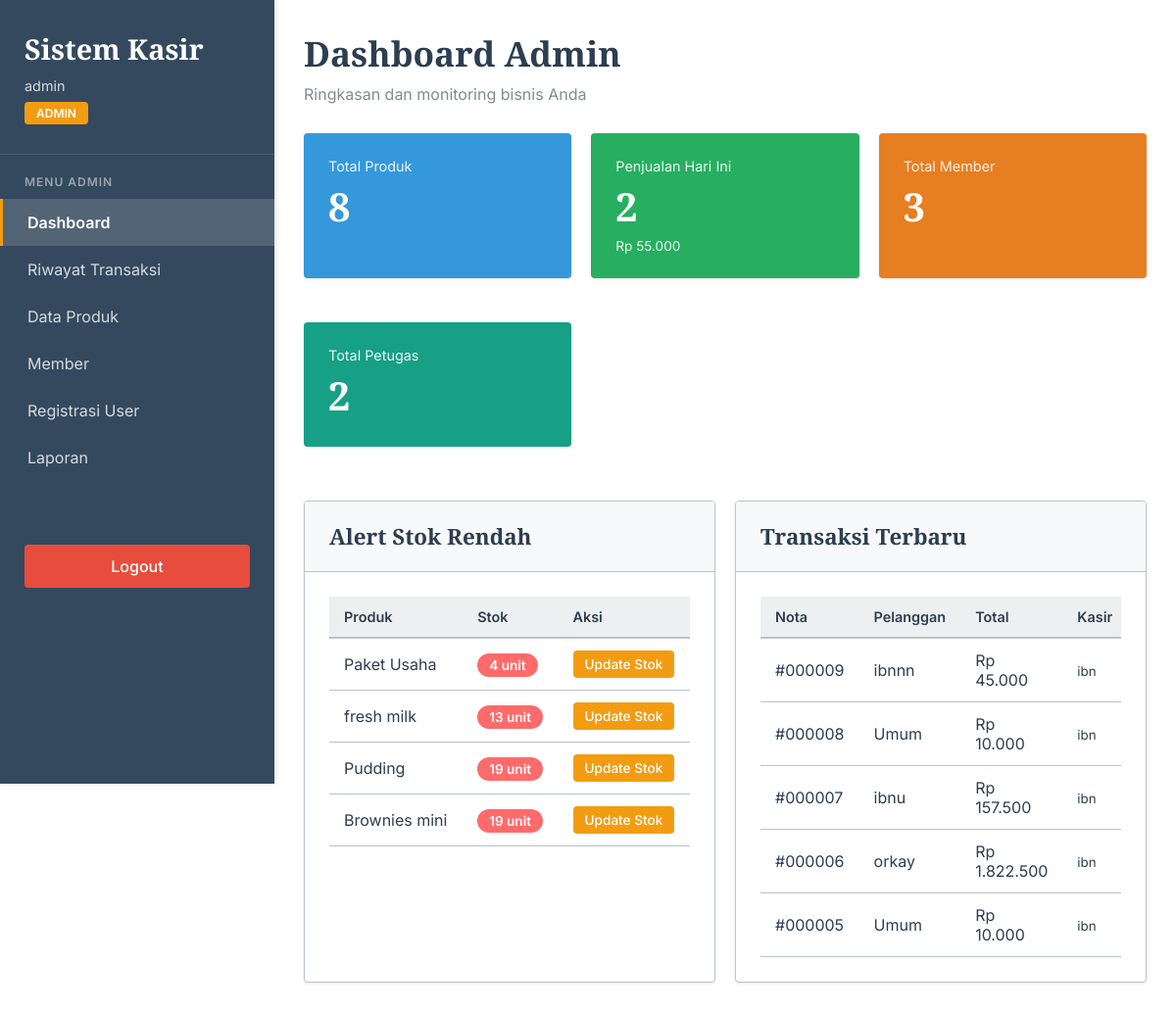
/pages/shared/dashboard.php (signed in), run on the app's committed database.
### tables this page shows
CREATE TABLE `produk` (
  `ProdukID` int(11) NOT NULL,
  `NamaProduk` varchar(255) NOT NULL,
  `Harga` decimal(10,2) NOT NULL,
  `Stok` int(11) NOT NULL DEFAULT 0,
  `created_at` timestamp NOT NULL DEFAULT current_timestamp()
);

CREATE TABLE `penjualan` (
  `PenjualanID` int(11) NOT NULL,
  `TanggalPenjualan` datetime NOT NULL DEFAULT current_timestamp(),
  `TotalHarga` decimal(10,2) NOT NULL,
  `Diskon` decimal(10,2) DEFAULT 0.00,
  `TotalBayar` decimal(10,2) NOT NULL,
  `PelangganID` int(11) NOT NULL,
  `UserID` int(11) NOT NULL
);

CREATE TABLE `pelanggan` (
  `PelangganID` int(11) NOT NULL,
  `NamaPelanggan` varchar(255) NOT NULL,
  `KodeMember` varchar(20) DEFAULT NULL,
  `Alamat` text DEFAULT NULL,
  `NomorTelepon` varchar(15) DEFAULT NULL,
  `created_at` timestamp NOT NULL DEFAULT current_timestamp()
);

CREATE TABLE `user` (
  `UserID` int(11) NOT NULL,
  `Username` varchar(255) NOT NULL,
  `Password` varchar(255) NOT NULL,
  `Role` enum('admin','petugas') NOT NULL DEFAULT 'petugas',
  `created_at` timestamp NOT NULL DEFAULT current_timestamp()
);

### includes/auth.php (called while the page is built, shortened)
<?php
function isLoggedIn() {
    return isset($_SESSION['logged_in']) && $_SESSION['logged_in'] === true;
}
function isAdmin() {
    return isset($_SESSION['role']) && $_SESSION['role'] === 'admin';
}
function getUserInfo() {
    if (isLoggedIn()) {
        return [
            'id' => $_SESSION['user_id'],
            'username' => $_SESSION['username'],
            'role' => $_SESSION['role']
        ];
    }
    return null;
}
?>

### config/config.php (called while the page is built, shortened)
<?php
function query($conn, $sql) {
    return mysqli_query($conn, $sql);
}
function fetchArray($result) {
    return mysqli_fetch_assoc($result);
}
function numRows($result) {
    return mysqli_num_rows($result);
}
?>

### pages/shared/dashboard.php (the view, shortened to what this page needs)
<?php
require_once INCLUDES_PATH . 'header.php';
$conn = getConnection();
if (isAdmin()) {
    $totalProduk = mysqli_fetch_assoc(query($conn, "SELECT COUNT(*) as total FROM produk"))['total'];
    $totalMember = mysqli_fetch_assoc(query($conn, "SELECT COUNT(*) as total FROM pelanggan WHERE KodeMember IS NOT NULL"))['total'];
    $totalPetugas = mysqli_fetch_assoc(query($conn, "SELECT COUNT(*) as total FROM user WHERE Role = 'petugas'"))['total'];
    $penjualanHariIni = mysqli_fetch_assoc(query($conn, "SELECT COUNT(*) as total, COALESCE(SUM(TotalBayar), 0) as omset FROM penjualan WHERE DATE(TanggalPenjualan) = CURDATE()"));
    $stokRendah = query($conn, "SELECT * FROM produk WHERE Stok < 20 ORDER BY Stok ASC LIMIT 5");
    $transaksiTerbaru = query($conn, "SELECT p.*, pl.NamaPelanggan, u.Username FROM penjualan p
                                       JOIN pelanggan pl ON p.PelangganID = pl.PelangganID
                                       JOIN user u ON p.UserID = u.UserID
                                       ORDER BY p.TanggalPenjualan DESC LIMIT 5");
}
?>
<?php if (isAdmin()): ?>
    <div class="page-header">
        <h2>Dashboard Admin</h2>
        <p>Ringkasan dan monitoring bisnis Anda</p>
    </div>
    <div style="display: grid; grid-template-columns: repeat(auto-fit, minmax(250px, 1fr)); gap: 20px; margin-bottom: 30px;">
        <div class="card" style="background: #3498db; color: white; border: none;">
            <div class="card-body">
                <div style="display: flex; justify-content: space-between; align-items: start;">
                    <div>
                        <div style="font-size: 0.9em; opacity: 0.9; margin-bottom: 5px;">Total Produk</div>
                        <div style="font-size: 2.5em; font-weight: 700; font-family: 'Crimson Pro', serif;"><?php echo $totalProduk; ?></div>
                    </div>
                </div>
            </div>
        </div>
        <div class="card" style="background: #27ae60; color: white; border: none;">
            <div class="card-body">
                <div style="display: flex; justify-content: space-between; align-items: start;">
                    <div>
                        <div style="font-size: 0.9em; opacity: 0.9; margin-bottom: 5px;">Penjualan Hari Ini</div>
                        <div style="font-size: 2.5em; font-weight: 700; font-family: 'Crimson Pro', serif;"><?php echo $penjualanHariIni['total']; ?></div>
                        <div style="font-size: 0.85em; opacity: 0.9; margin-top: 5px;">Rp <?php echo number_format($penjualanHariIni['omset'], 0, ',', '.'); ?></div>
                    </div>
                </div>
            </div>
        </div>
        <div class="card" style="background: #e67e22; color: white; border: none;">
            <div class="card-body">
                <div style="display: flex; justify-content: space-between; align-items: start;">
                    <div>
                        <div style="font-size: 0.9em; opacity: 0.9; margin-bottom: 5px;">Total Member</div>
                        <div style="font-size: 2.5em; font-weight: 700; font-family: 'Crimson Pro', serif;"><?php echo $totalMember; ?></div>
                    </div>
                </div>
            </div>
        </div>
        <div class="card" style="background: #16a085; color: white; border: none;">
            <div class="card-body">
                <div style="display: flex; justify-content: space-between; align-items: start;">
                    <div>
                        <div style="font-size: 0.9em; opacity: 0.9; margin-bottom: 5px;">Total Petugas</div>
                        <div style="font-size: 2.5em; font-weight: 700; font-family: 'Crimson Pro', serif;"><?php echo $totalPetugas; ?></div>
                    </div>
                </div>
            </div>
        </div>
    </div>
    <div style="display: grid; grid-template-columns: 1fr 1fr; gap: 20px; margin-bottom: 30px;">
        <div class="card">
            <div class="card-header">
                <h3>Alert Stok Rendah</h3>
            </div>
            <div class="card-body">
                <?php if (numRows($stokRendah) > 0): ?>
                    <div class="table-responsive">
                        <table>
                            <thead>
                                <tr>
                                    <th>Produk</th>
                                    <th>Stok</th>
                                    <th>Aksi</th>
                                </tr>
                            </thead>
                            <tbody>
                                <?php while ($row = fetchArray($stokRendah)): ?>
                                    <tr>
                                        <td><?php echo htmlspecialchars($row['NamaProduk']); ?></td>
                                        <td>
                                            <span style="background: #ff6b6b; color: white; padding: 4px 12px; border-radius: 20px; font-size: 0.85em; font-weight: 600;">
                                                <?php echo $row['Stok']; ?> unit
                                            </span>
                                        </td>
                                        <td>
                                            <a href="../admin/produk.php?edit=<?php echo $row['ProdukID']; ?>" class="btn btn-warning btn-sm">
                                                Update Stok
                                            </a>
                                        </td>
                                    </tr>
                                <?php endwhile; ?>
                            </tbody>
                        </table>
                    </div>
                <?php else: ?>
                    <p style="color: var(--text-light); text-align: center; padding: 20px;">Semua stok produk aman</p>
                <?php endif; ?>
            </div>
        </div>
        <div class="card">
            <div class="card-header">
                <h3>Transaksi Terbaru</h3>
            </div>
            <div class="card-body">
                <?php if (numRows($transaksiTerbaru) > 0): ?>
                    <div class="table-responsive">
                        <table>
                            <thead>
                                <tr>
                                    <th>Nota</th>
                                    <th>Pelanggan</th>
                                    <th>Total</th>
                                    <th>Kasir</th>
                                </tr>
                            </thead>
                            <tbody>
                                <?php mysqli_data_seek($transaksiTerbaru, 0); ?>
                                <?php while ($row = fetchArray($transaksiTerbaru)): ?>
                                    <tr>
                                        <td>#<?php echo str_pad($row['PenjualanID'], 6, '0', STR_PAD_LEFT); ?></td>
                                        <td><?php echo htmlspecialchars($row['NamaPelanggan']); ?></td>
                                        <td>Rp <?php echo number_format($row['TotalBayar'], 0, ',', '.'); ?></td>
                                        <td><small><?php echo htmlspecialchars($row['Username']); ?></small></td>
                                    </tr>
                                <?php endwhile; ?>
                            </tbody>
                        </table>
                    </div>
                <?php else: ?>
                    <p style="color: var(--text-light); text-align: center; padding: 20px;">Belum ada transaksi</p>
                <?php endif; ?>
            </div>
        </div>
    </div>
<?php endif; ?>
<?php
require_once INCLUDES_PATH . 'footer.php';
?>

### includes/header.php (shortened to what this page needs)
<?php
$userInfo = getUserInfo();
$scriptPath = $_SERVER['SCRIPT_NAME'];
if (strpos($scriptPath, '/pages/admin/') !== false) {
    $basePath = '../../';
} elseif (strpos($scriptPath, '/pages/petugas/') !== false) {
    $basePath = '../../';
} elseif (strpos($scriptPath, '/pages/shared/') !== false) {
    $basePath = '../../';
} elseif (strpos($scriptPath, '/components/') !== false) {
    $basePath = '../';
} elseif (strpos($scriptPath, '/print/') !== false) {
    $basePath = '../';
} else {
    $basePath = '';
}
?>
<!DOCTYPE html>
<html lang="id">
<head>
</head>
<body>
    <div class="layout">
        <aside class="sidebar">
            <div class="sidebar-header">
                <h1>Sistem Kasir</h1>
                <div class="user-info">
                    <?php echo htmlspecialchars($userInfo['username']); ?>
                </div>
                <span class="role-badge"><?php echo htmlspecialchars($userInfo['role']); ?></span>
            </div>
            <nav class="sidebar-nav">
                <?php if (isAdmin()): ?>
                    <div class="nav-section">
                        <div class="nav-section-title">Menu Admin</div>
                        <a href="<?= $basePath ?>pages/shared/dashboard.php" class="nav-link <?php echo basename($_SERVER['PHP_SELF']) == 'dashboard.php' ? 'active' : ''; ?>">
                            <span>Dashboard</span>
                        </a>
                        <a href="<?= $basePath ?>pages/admin/penjualan.php" class="nav-link <?php echo basename($_SERVER['PHP_SELF']) == 'penjualan.php' ? 'active' : ''; ?>">
                            <span>Riwayat Transaksi</span>
                        </a>
                        <a href="<?= $basePath ?>pages/admin/produk.php" class="nav-link <?php echo basename($_SERVER['PHP_SELF']) == 'produk.php' ? 'active' : ''; ?>">
                            <span>Data Produk</span>
                        </a>
                        <a href="<?= $basePath ?>pages/admin/member.php" class="nav-link <?php echo basename($_SERVER['PHP_SELF']) == 'member.php' ? 'active' : ''; ?>">
                            <span>Member</span>
                        </a>
                        <a href="<?= $basePath ?>pages/admin/user.php" class="nav-link <?php echo basename($_SERVER['PHP_SELF']) == 'user.php' ? 'active' : ''; ?>">
                            <span>Registrasi User</span>
                        </a>
                        <a href="<?= $basePath ?>pages/admin/laporan.php" class="nav-link <?php echo basename($_SERVER['PHP_SELF']) == 'laporan.php' ? 'active' : ''; ?>">
                            <span>Laporan</span>
                        </a>
                    </div>
                <?php endif; ?>
            </nav>
            <a href="<?= $basePath ?>logout.php" class="logout-link" onclick="return confirm('Yakin ingin logout?')">
                <span>Logout</span>
            </a>
        </aside>
        <main class="main-content">

### includes/footer.php (shortened to what this page needs)
        </main>
    </div>
</body>
</html>

### includes/header.php (style rules this page uses)
* { margin: 0; padding: 0; box-sizing: border-box; }
:root { --primary: #2c3e50; --secondary: #3498db; --accent: #e74c3c; --danger: #e74c3c; --warning: #f39c12; --info: #3498db; --light-bg: #ecf0f1; --border: #bdc3c7; --text-dark: #2c3e50; --text-light: #7f8c8d; --success: #27ae60; --sidebar-bg: #34495e; }
body { font-family: 'Inter', sans-serif; background: #ffffff; color: var(--text-dark); }
.layout { display: flex; min-height: 100vh; }
.sidebar { width: 280px; background: var(--sidebar-bg); color: white; position: fixed; height: 100vh; overflow-y: auto; box-shadow: 2px 0 5px rgba(0, 0, 0, 0.1); z-index: 1000; }
.sidebar-header { padding: 30px 25px; border-bottom: 1px solid rgba(255, 255, 255, 0.1); }
.sidebar-header h1 { font-family: 'Crimson Pro', serif; font-size: 1.8em; margin-bottom: 5px; color: white; }
.sidebar-header .user-info { font-size: 0.9em; opacity: 0.8; margin-top: 10px; }
.sidebar-header .role-badge { display: inline-block; padding: 4px 12px; background: var(--warning); color: white; border-radius: 4px; font-size: 0.75em; font-weight: 600; margin-top: 8px; text-transform: uppercase; }
.sidebar-nav { padding: 20px 0; }
.nav-section { margin-bottom: 25px; }
.nav-section-title { padding: 0 25px; font-size: 0.75em; text-transform: uppercase; letter-spacing: 1px; opacity: 0.5; margin-bottom: 10px; font-weight: 600; }
.nav-link { display: flex; align-items: center; padding: 14px 25px; color: rgba(255, 255, 255, 0.8); text-decoration: none; transition: all 0.3s ease; border-left: 3px solid transparent; }
.nav-link.active { background: rgba(255, 255, 255, 0.15); color: white; border-left-color: var(--warning); font-weight: 600; }
.logout-link { margin: 20px 25px; padding: 12px 20px; background: var(--danger); border: none; color: white; text-decoration: none; border-radius: 4px; display: flex; align-items: center; justify-content: center; transition: all 0.3s ease; font-weight: 500; }
.main-content { margin-left: 280px; flex: 1; padding: 30px; min-height: 100vh; }
.page-header { margin-bottom: 30px; }
.page-header h2 { font-family: 'Crimson Pro', serif; font-size: 2.2em; color: var(--primary); margin-bottom: 8px; }
.page-header p { color: var(--text-light); font-size: 1em; }
.card { background: white; border-radius: 4px; box-shadow: 0 1px 3px rgba(0, 0, 0, 0.1); margin-bottom: 25px; overflow: hidden; border: 1px solid var(--border); }
.card-header { padding: 20px 25px; border-bottom: 1px solid var(--border); display: flex; justify-content: space-between; align-items: center; background: #f8f9fa; }
.card-header h3 { font-family: 'Crimson Pro', serif; font-size: 1.4em; color: var(--primary); }
.card-body { padding: 25px; }
.btn { padding: 10px 20px; border: none; border-radius: 4px; font-size: 0.95em; font-weight: 500; cursor: pointer; transition: all 0.3s ease; text-decoration: none; display: inline-flex; align-items: center; gap: 8px; font-family: 'Inter', sans-serif; }
.btn-warning { background: var(--warning); color: white; }
.btn-sm { padding: 6px 12px; font-size: 0.85em; }
.table-responsive { overflow-x: auto; }
table { width: 100%; border-collapse: collapse; }
table th { background: var(--light-bg); padding: 12px 15px; text-align: left; font-weight: 600; font-size: 0.9em; color: var(--text-dark); border-bottom: 2px solid var(--border); }
table td { padding: 12px 15px; border-bottom: 1px solid var(--border); }

### data on the page
produk: NamaProduk "Paket Usaha", Stok "4"
produk: NamaProduk "fresh milk", Stok "13"
produk: NamaProduk "Pudding", Stok "19"
produk: NamaProduk "Brownies mini", Stok "19"
penjualan: PenjualanID "000009", PelangganID.NamaPelanggan "ibnnn", TotalBayar "45.000", UserID.Username "ibn"
penjualan: PenjualanID "000008", PelangganID.NamaPelanggan "Umum", TotalBayar "10.000", UserID.Username "ibn"
penjualan: PenjualanID "000007", PelangganID.NamaPelanggan "ibnu", TotalBayar "157.500", UserID.Username "ibn"
penjualan: PenjualanID "000006", PelangganID.NamaPelanggan "orkay", TotalBayar "1.822.500", UserID.Username "ibn"
penjualan: PenjualanID "000005", PelangganID.NamaPelanggan "Umum", TotalBayar "10.000", UserID.Username "ibn"

### other printed values
$userInfo['username'] "admin"
$userInfo['role'] "ADMIN"
$totalProduk "8"
$penjualanHariIni['total'] "2"
$penjualanHariIni['omset'] "55.000"
$totalMember "3"
$totalPetugas "2"
